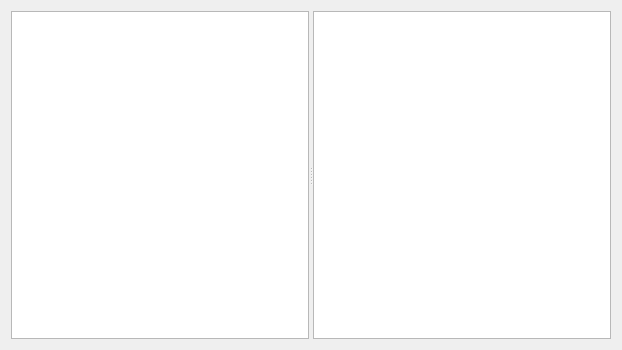
<?xml version="1.0" encoding="UTF-8"?>
<ui version="4.0">
 <class>eDRC::Internal::CrListViewer</class>
 <widget class="QWidget" name="eDRC::Internal::CrListViewer">
  <property name="geometry">
   <rect>
    <x>0</x>
    <y>0</y>
    <width>622</width>
    <height>350</height>
   </rect>
  </property>
  <property name="windowTitle">
   <string>Form</string>
  </property>
  <layout class="QGridLayout" name="gridLayout">
   <item row="0" column="0">
    <widget class="QSplitter" name="splitter">
     <property name="orientation">
      <enum>Qt::Horizontal</enum>
     </property>
     <widget class="Views::TreeView" name="treeView">
      <property name="editTriggers">
       <set>QAbstractItemView::NoEditTriggers</set>
      </property>
      <property name="alternatingRowColors">
       <bool>true</bool>
      </property>
      <property name="verticalScrollMode">
       <enum>QAbstractItemView::ScrollPerPixel</enum>
      </property>
      <attribute name="headerVisible">
       <bool>false</bool>
      </attribute>
     </widget>
     <widget class="QStackedWidget" name="stackedWidget">
      <property name="currentIndex">
       <number>1</number>
      </property>
      <widget class="QWidget" name="page">
       <layout class="QGridLayout" name="gridLayout_2">
        <item row="3" column="1">
         <widget class="QPushButton" name="aboutSfmg">
          <property name="text">
           <string>About SFMG</string>
          </property>
         </widget>
        </item>
        <item row="4" column="0" colspan="2">
         <widget class="QLabel" name="introductionLabel">
          <property name="sizePolicy">
           <sizepolicy hsizetype="Expanding" vsizetype="Expanding">
            <horstretch>0</horstretch>
            <verstretch>0</verstretch>
           </sizepolicy>
          </property>
         </widget>
        </item>
        <item row="0" column="0" colspan="2">
         <widget class="QPushButton" name="createCr">
          <property name="text">
           <string>Create a new consult result</string>
          </property>
         </widget>
        </item>
        <item row="1" column="0" colspan="2">
         <widget class="QPushButton" name="openFile">
          <property name="text">
           <string>Open an existing file</string>
          </property>
         </widget>
        </item>
        <item row="3" column="0">
         <widget class="QPushButton" name="help">
          <property name="text">
           <string>Help</string>
          </property>
         </widget>
        </item>
        <item row="2" column="0" colspan="2">
         <widget class="QPushButton" name="printHistory">
          <property name="text">
           <string>Print consultation history</string>
          </property>
         </widget>
        </item>
       </layout>
      </widget>
      <widget class="QWidget" name="page_2">
       <layout class="QGridLayout" name="gridLayout_3">
        <property name="margin">
         <number>0</number>
        </property>
        <item row="0" column="0">
         <widget class="QTextBrowser" name="crContent"/>
        </item>
       </layout>
      </widget>
     </widget>
    </widget>
   </item>
  </layout>
  <zorder>splitter</zorder>
  <zorder>crContent</zorder>
  <zorder>crContent</zorder>
 </widget>
 <customwidgets>
  <customwidget>
   <class>Views::TreeView</class>
   <extends>QTreeView</extends>
   <header location="global">listviewplugin/treeview.h</header>
  </customwidget>
 </customwidgets>
 <resources/>
 <connections/>
</ui>
